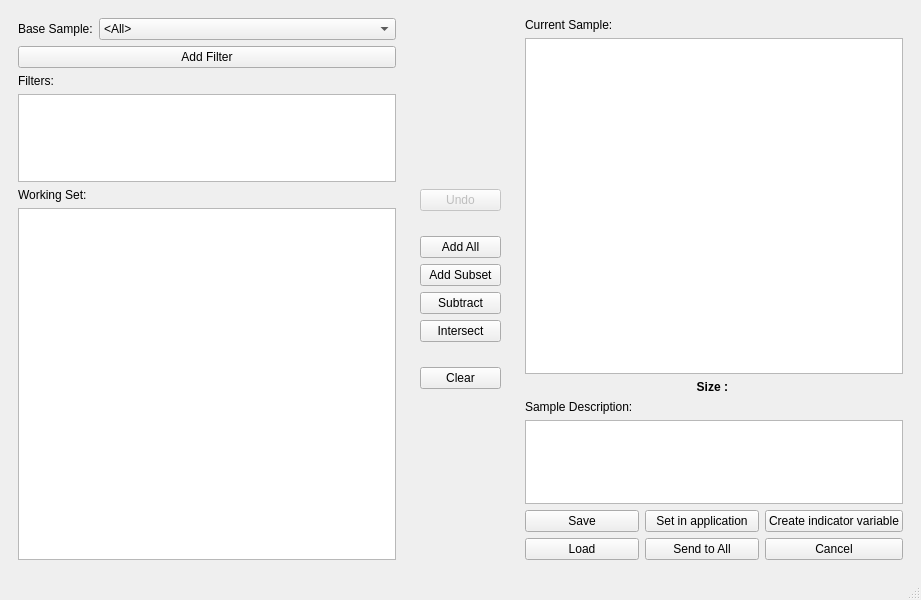
<?xml version="1.0" encoding="UTF-8"?>
<ui version="4.0">
 <class>NewSampleWindow</class>
 <widget class="QMainWindow" name="NewSampleWindow">
  <property name="geometry">
   <rect>
    <x>0</x>
    <y>0</y>
    <width>921</width>
    <height>600</height>
   </rect>
  </property>
  <property name="windowTitle">
   <string>Create Sample</string>
  </property>
  <widget class="QWidget" name="centralwidget">
   <layout class="QHBoxLayout" name="horizontalLayout" stretch="4,1,4">
    <item>
     <widget class="QFrame" name="frame">
      <property name="frameShape">
       <enum>QFrame::NoFrame</enum>
      </property>
      <property name="frameShadow">
       <enum>QFrame::Raised</enum>
      </property>
      <layout class="QVBoxLayout" name="verticalLayout" stretch="0,0,0,1,0,4">
       <item>
        <widget class="QFrame" name="frame_5">
         <property name="frameShape">
          <enum>QFrame::NoFrame</enum>
         </property>
         <property name="frameShadow">
          <enum>QFrame::Raised</enum>
         </property>
         <layout class="QFormLayout" name="formLayout">
          <property name="margin">
           <number>0</number>
          </property>
          <item row="0" column="0">
           <widget class="QLabel" name="label_5">
            <property name="text">
             <string>Base Sample:</string>
            </property>
            <property name="buddy">
             <cstring>comboBox</cstring>
            </property>
           </widget>
          </item>
          <item row="0" column="1">
           <widget class="QComboBox" name="comboBox">
            <item>
             <property name="text">
              <string>&lt;All&gt;</string>
             </property>
            </item>
           </widget>
          </item>
         </layout>
        </widget>
       </item>
       <item>
        <widget class="QPushButton" name="add_filter_button">
         <property name="text">
          <string>Add Filter</string>
         </property>
        </widget>
       </item>
       <item>
        <widget class="QLabel" name="label_4">
         <property name="text">
          <string>Filters:</string>
         </property>
        </widget>
       </item>
       <item>
        <widget class="QListView" name="filters">
         <property name="contextMenuPolicy">
          <enum>Qt::CustomContextMenu</enum>
         </property>
         <property name="toolTip">
          <string>Right click to remove filters</string>
         </property>
        </widget>
       </item>
       <item>
        <widget class="QLabel" name="label">
         <property name="text">
          <string>Working Set:</string>
         </property>
        </widget>
       </item>
       <item>
        <widget class="QListView" name="working_set_view">
         <property name="contextMenuPolicy">
          <enum>Qt::CustomContextMenu</enum>
         </property>
         <property name="toolTip">
          <string>Right click to add subjects to current sample</string>
         </property>
        </widget>
       </item>
      </layout>
     </widget>
    </item>
    <item>
     <widget class="QFrame" name="frame_2">
      <property name="frameShape">
       <enum>QFrame::NoFrame</enum>
      </property>
      <property name="frameShadow">
       <enum>QFrame::Raised</enum>
      </property>
      <layout class="QVBoxLayout" name="verticalLayout_3" stretch="9,0,1,0,0,0,0,1,0,9">
       <item>
        <spacer name="verticalSpacer">
         <property name="orientation">
          <enum>Qt::Vertical</enum>
         </property>
         <property name="sizeHint" stdset="0">
          <size>
           <width>20</width>
           <height>40</height>
          </size>
         </property>
        </spacer>
       </item>
       <item>
        <widget class="QPushButton" name="undo_button">
         <property name="enabled">
          <bool>false</bool>
         </property>
         <property name="toolTip">
          <string>Undo last operation</string>
         </property>
         <property name="text">
          <string>Undo</string>
         </property>
        </widget>
       </item>
       <item>
        <spacer name="verticalSpacer_3">
         <property name="orientation">
          <enum>Qt::Vertical</enum>
         </property>
         <property name="sizeHint" stdset="0">
          <size>
           <width>20</width>
           <height>40</height>
          </size>
         </property>
        </spacer>
       </item>
       <item>
        <widget class="QPushButton" name="add_all_button">
         <property name="toolTip">
          <string>Add subjects in workingset to sample</string>
         </property>
         <property name="text">
          <string>Add All</string>
         </property>
        </widget>
       </item>
       <item>
        <widget class="QPushButton" name="add_subset_button">
         <property name="toolTip">
          <string>Add a random subset of the working set to the current sample</string>
         </property>
         <property name="text">
          <string>Add Subset</string>
         </property>
        </widget>
       </item>
       <item>
        <widget class="QPushButton" name="remove_button">
         <property name="toolTip">
          <string>Remove subject in working set from sample</string>
         </property>
         <property name="text">
          <string>Subtract</string>
         </property>
        </widget>
       </item>
       <item>
        <widget class="QPushButton" name="intersect_button">
         <property name="toolTip">
          <string>Keep in sample ONLY subject which are also in the working set</string>
         </property>
         <property name="text">
          <string>Intersect</string>
         </property>
        </widget>
       </item>
       <item>
        <spacer name="verticalSpacer_4">
         <property name="orientation">
          <enum>Qt::Vertical</enum>
         </property>
         <property name="sizeHint" stdset="0">
          <size>
           <width>20</width>
           <height>40</height>
          </size>
         </property>
        </spacer>
       </item>
       <item>
        <widget class="QPushButton" name="clear_button">
         <property name="text">
          <string>Clear</string>
         </property>
        </widget>
       </item>
       <item>
        <spacer name="verticalSpacer_2">
         <property name="orientation">
          <enum>Qt::Vertical</enum>
         </property>
         <property name="sizeHint" stdset="0">
          <size>
           <width>20</width>
           <height>40</height>
          </size>
         </property>
        </spacer>
       </item>
      </layout>
     </widget>
    </item>
    <item>
     <widget class="QFrame" name="frame_3">
      <property name="frameShape">
       <enum>QFrame::NoFrame</enum>
      </property>
      <property name="frameShadow">
       <enum>QFrame::Raised</enum>
      </property>
      <layout class="QVBoxLayout" name="verticalLayout_2" stretch="0,4,0,0,1,0">
       <item>
        <widget class="QLabel" name="label_2">
         <property name="text">
          <string>Current Sample:</string>
         </property>
        </widget>
       </item>
       <item>
        <widget class="QListView" name="current_view">
         <property name="contextMenuPolicy">
          <enum>Qt::CustomContextMenu</enum>
         </property>
         <property name="toolTip">
          <string>Right click to remove subjects</string>
         </property>
        </widget>
       </item>
       <item>
        <widget class="QLabel" name="size_label">
         <property name="font">
          <font>
           <weight>75</weight>
           <bold>true</bold>
          </font>
         </property>
         <property name="text">
          <string>Size : </string>
         </property>
         <property name="alignment">
          <set>Qt::AlignCenter</set>
         </property>
        </widget>
       </item>
       <item>
        <widget class="QLabel" name="label_3">
         <property name="text">
          <string>Sample Description:</string>
         </property>
         <property name="margin">
          <number>0</number>
         </property>
        </widget>
       </item>
       <item>
        <widget class="QPlainTextEdit" name="description"/>
       </item>
       <item>
        <widget class="QFrame" name="frame_4">
         <property name="frameShape">
          <enum>QFrame::NoFrame</enum>
         </property>
         <property name="frameShadow">
          <enum>QFrame::Raised</enum>
         </property>
         <layout class="QGridLayout" name="gridLayout">
          <property name="margin">
           <number>0</number>
          </property>
          <item row="1" column="0">
           <widget class="QPushButton" name="save_button">
            <property name="text">
             <string>Save</string>
            </property>
           </widget>
          </item>
          <item row="2" column="0">
           <widget class="QPushButton" name="load_button">
            <property name="text">
             <string>Load</string>
            </property>
           </widget>
          </item>
          <item row="1" column="5">
           <widget class="QPushButton" name="create_ind_variable">
            <property name="text">
             <string>Create indicator variable</string>
            </property>
           </widget>
          </item>
          <item row="2" column="5">
           <widget class="QPushButton" name="cancel_button">
            <property name="text">
             <string>Cancel</string>
            </property>
           </widget>
          </item>
          <item row="2" column="1">
           <widget class="QPushButton" name="send_to_all">
            <property name="toolTip">
             <string>Send the current sample to all opened applications</string>
            </property>
            <property name="text">
             <string>Send to All</string>
            </property>
           </widget>
          </item>
          <item row="1" column="1">
           <widget class="QPushButton" name="set_in_parent">
            <property name="toolTip">
             <string>Set the current sample in the application</string>
            </property>
            <property name="text">
             <string>Set in application</string>
            </property>
           </widget>
          </item>
         </layout>
        </widget>
       </item>
      </layout>
     </widget>
    </item>
   </layout>
  </widget>
  <widget class="QMenuBar" name="menubar">
   <property name="geometry">
    <rect>
     <x>0</x>
     <y>0</y>
     <width>921</width>
     <height>21</height>
    </rect>
   </property>
  </widget>
  <widget class="QStatusBar" name="statusbar"/>
 </widget>
 <resources/>
 <connections>
  <connection>
   <sender>cancel_button</sender>
   <signal>clicked()</signal>
   <receiver>NewSampleWindow</receiver>
   <slot>close()</slot>
   <hints>
    <hint type="sourcelabel">
     <x>818</x>
     <y>537</y>
    </hint>
    <hint type="destinationlabel">
     <x>788</x>
     <y>570</y>
    </hint>
   </hints>
  </connection>
 </connections>
</ui>
